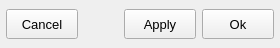
    <widget class="QFrame" name="frame_buttons">
     <property name="minimumSize">
      <size>
       <width>0</width>
       <height>48</height>
      </size>
     </property>
     <property name="maximumSize">
      <size>
       <width>16777215</width>
       <height>48</height>
      </size>
     </property>
     <property name="frameShape">
      <enum>QFrame::Shape::NoFrame</enum>
     </property>
     <property name="frameShadow">
      <enum>QFrame::Shadow::Raised</enum>
     </property>
     <layout class="QGridLayout" name="gridLayout_17">
      <property name="leftMargin">
       <number>6</number>
      </property>
      <property name="topMargin">
       <number>0</number>
      </property>
      <property name="rightMargin">
       <number>6</number>
      </property>
      <property name="bottomMargin">
       <number>0</number>
      </property>
      <property name="verticalSpacing">
       <number>0</number>
      </property>
      <item row="0" column="3">
       <widget class="QPushButton" name="pushButton_apply_and_close">
        <property name="minimumSize">
         <size>
          <width>72</width>
          <height>30</height>
         </size>
        </property>
        <property name="maximumSize">
         <size>
          <width>72</width>
          <height>30</height>
         </size>
        </property>
        <property name="font">
         <font>
          <pointsize>10</pointsize>
          <italic>false</italic>
          <bold>false</bold>
         </font>
        </property>
        <property name="styleSheet">
         <string notr="true"/>
        </property>
        <property name="text">
         <string>Ok</string>
        </property>
        <property name="autoDefault">
         <bool>false</bool>
        </property>
        <property name="default">
         <bool>false</bool>
        </property>
        <property name="flat">
         <bool>false</bool>
        </property>
       </widget>
      </item>
      <item row="0" column="2">
       <widget class="QPushButton" name="pushButton_apply">
        <property name="minimumSize">
         <size>
          <width>72</width>
          <height>30</height>
         </size>
        </property>
        <property name="maximumSize">
         <size>
          <width>72</width>
          <height>30</height>
         </size>
        </property>
        <property name="font">
         <font>
          <pointsize>10</pointsize>
          <italic>false</italic>
          <bold>false</bold>
         </font>
        </property>
        <property name="styleSheet">
         <string notr="true"/>
        </property>
        <property name="text">
         <string>Apply</string>
        </property>
        <property name="autoDefault">
         <bool>false</bool>
        </property>
        <property name="default">
         <bool>false</bool>
        </property>
        <property name="flat">
         <bool>false</bool>
        </property>
       </widget>
      </item>
      <item row="0" column="0">
       <widget class="QPushButton" name="pushButton_cancel">
        <property name="minimumSize">
         <size>
          <width>72</width>
          <height>30</height>
         </size>
        </property>
        <property name="maximumSize">
         <size>
          <width>72</width>
          <height>30</height>
         </size>
        </property>
        <property name="font">
         <font>
          <pointsize>10</pointsize>
          <italic>false</italic>
          <bold>false</bold>
         </font>
        </property>
        <property name="styleSheet">
         <string notr="true"/>
        </property>
        <property name="text">
         <string>Cancel</string>
        </property>
        <property name="autoDefault">
         <bool>false</bool>
        </property>
        <property name="default">
         <bool>false</bool>
        </property>
        <property name="flat">
         <bool>false</bool>
        </property>
       </widget>
      </item>
      <item row="0" column="1">
       <spacer name="horizontalSpacer_17">
        <property name="orientation">
         <enum>Qt::Orientation::Horizontal</enum>
        </property>
        <property name="sizeHint" stdset="0">
         <size>
          <width>40</width>
          <height>20</height>
         </size>
        </property>
       </spacer>
      </item>
     </layout>
    </widget>
